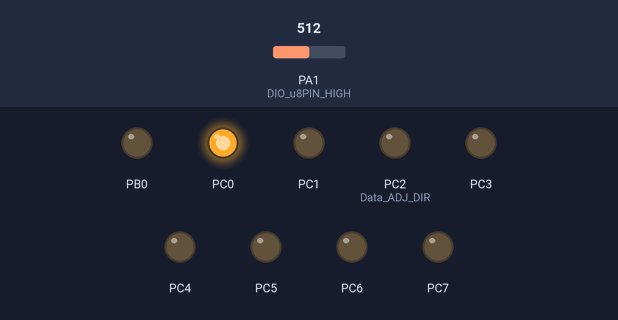
Bench run of a program on a simulated ATmega32, built with avr-gcc and emulated at 16 MHz. Parts: output pins drawn as LEDs (lit = HIGH). The test bench sets the inputs (shaded band); at power-on: PA1 (DIO_u8PIN_HIGH) = 512.

Above: at 1.2 s.
1.3 s: PA1 (DIO_u8PIN_HIGH) set to 0
At 1.8 s:
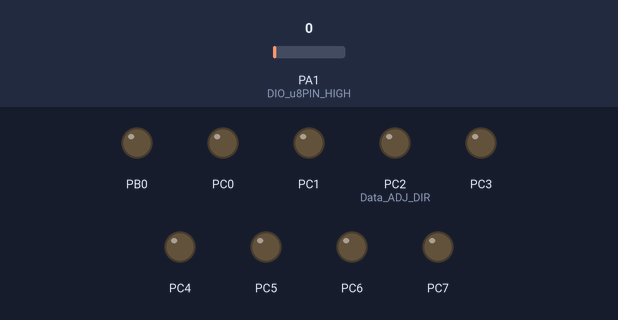
2.8 s: PA1 (DIO_u8PIN_HIGH) set to 18
At 4.2 s:
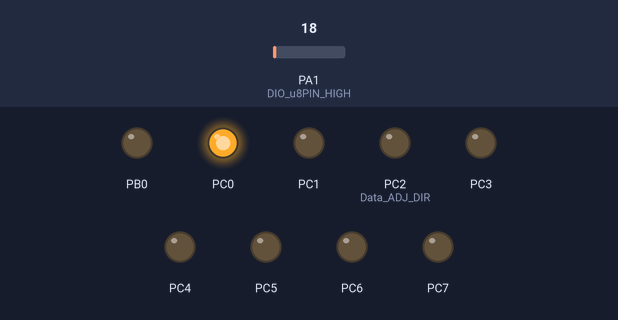
Timing chart, 0 to 5.8 s (numbered marks = the images above; inputs shaded):
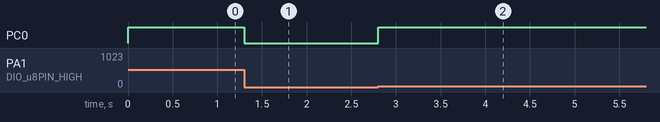

Measured:
- after the input at 1.3 s, PC0: HIGH → LOW at once
- after the input at 2.8 s, PC0: LOW → HIGH at once

The program:

main.c
```c
/*
 * ITI_Embedded.c
 *
 * Created: 11/12/2022 8:57:23 PM
 * Author : dell
 */
#define F_CPU 16000000UL
#include <util/delay.h>

#include "BIT_MATH.h"
#include "STD_TYPES.h"

#include "PORT_interface.h"
#include "DIO_Interface.h"
#include "ADC_Interface.h"
#include <avr/interrupt.h>
void ADC_NotFunc (void);

u16 APP_u16ADCReading;


int main(void)
{

	PORT_voidInit();
	ADC_voidInit();
    sei();
    while (1)
    {

		ADC_u8GetChannelReading_A_Synch(1,&APP_u16ADCReading,&ADC_NotFunc);


    }
}

void ADC_NotFunc (void)
{

	DIO_SetPortValue(DIO_u8PORTC,APP_u16ADCReading);

}
```

ADC_Config.h
```c
#ifndef ADC_CONFIG_H_
#define ADC_CONFIG_H_


/*1- ADC Enable
 * Selection 1 :Enable
 * Selection 2:Disable
 * */
#define ADC_Status Enable

/*2- Reference Voltage selection
 * Selection 1: External_Ref_Voltage
 * Selection 2: AVCC_Ref_Voltage
 * Selection 3:Internal_Ref_Voltage
 * */
#define Voltage_Selection  RefVoltage

/* 3- Data Adjustment Direction
 * Selection 1: Left Adjust
 * Selection 2: Right Adjust
 * */
#define Data_ADJ_DIR   LeftAdj

/* 4- Prescaler Selection
 * Selection 1: Prescaler2
 * Selection 2: Prescaler4
 * Selection 3: Prescaler8
 * Selection 4: Prescaler16
 * Selection 5: Prescaler32
 * Selection 6: Prescaler64
 * Selection 7: Prescaler128

 * */
#define Prescaler CLK_128


/*5- Interrupt Enable *
 * Selection 1: Enable
 * Selection 2:Disable
 * */

#define Interrupt Disable


#define ADC_u32TimeoutAvl  10000000000

#endif
```

ADC_Interface.h
```c
#ifndef ADC_INTERFACE_H_
#define ADC_INTERFACE_H_


typedef enum
{

Not_OK,
OK,
NULL_Pointer,
Busy_Func

}ADC_Error_State;


typedef enum
{
	Idel,
	Running

}ADC_eBusyState;


void ADC_voidInit(void);


ADC_Error_State ADC_u8GetChannelReadingSynch(u8 Copy_u8Channel , u16 * Copy_u16Reading);

ADC_Error_State ADC_u8GetChannelReading_A_Synch(u8 Copy_u8Channel , u16 * Copy_u16Reading , void (* Copy_pvNotificationFunc)(void) );


#endif
```

ADC_Private.h
```c
#ifndef ADC_PRIVATE_H_
#define ADC_PRIVATE_H_


/*Enable Selection*/

#define Disable                  1
#define Enable                   2

/*Voltage Max Selection*/

#define  RefVoltage           1
#define  AVCCVoltage          2
#define  InternalVoltage      3

/*Reading Adjust*/

#define RightAdj   1
#define LeftAdj    2


/*Prescaler Selection*/

#define CLK_2           1
#define CLK_4           2
#define CLK_8           3
#define CLK_16          4
#define CLK_32          5
#define CLK_64          6
#define CLK_128         7


#endif
```

ADC_Program.c
```c
#include "STD_TYPES.h"
#include "BIT_MATH.h"


#include "ADC_Interface.h"
#include "ADC_Private.h"
#include "ADC_Config.h"
#include "ADC_Register.h"

volatile static u16 * ADC_pu16Reading =NULL;
 static void (* ADC_pvCallBackNotificationFunc)(void) = NULL;

volatile ADC_eBusyState ADC_eState =Idel;

void ADC_voidInit()
{

	   /*Voltage Selection*/

	#if  Voltage_Selection == RefVoltage

	CLR_BIT(ADMUX,ADMUX_REFS0);
	CLR_BIT(ADMUX,ADMUX_REFS1);

	#elif Voltage_Selection == AVCCVoltage

	SET_BIT(ADMUX,ADMUX_REFS0);
	CLR_BIT(ADMUX,ADMUX_REFS1);

	#elif  Voltage_Selection == InternalVoltage

	SET_BIT(ADMUX,ADMUX_REFS0);
	SET_BIT(ADMUX,ADMUX_REFS1);

	#else

    #error "Undifiend Selection of Voltage_Selection"

	#endif

/**************************************************************/

	    /*Data Adjust Direction*/

	#if    Data_ADJ_DIR == LeftAdj

	CLR_BIT(ADMUX,ADMUX_ADLAR);

	#elif Data_ADJ_DIR == RightAdj

	SET_BIT(ADMUX,ADMUX_ADLAR);

	#else

	#error "Undifiend Selection of Data_ADJ_DIR"

	#endif

/**************************************************************/


     	/*Prescaler Selection*/

	#if    Prescaler == CLK_2

	SET_BIT(ADCSRA,ADCSRA_ADPS0);
	CLR_BIT(ADCSRA,ADCSRA_ADPS1);
	CLR_BIT(ADCSRA,ADCSRA_ADPS2);

	#elif   Prescaler == CLK_4

	CLR_BIT(ADCSRA,ADCSRA_ADPS0);
	SET_BIT(ADCSRA,ADCSRA_ADPS1);
	CLR_BIT(ADCSRA,ADCSRA_ADPS2);

	#elif   Prescaler == CLK_8

	SET_BIT(ADCSRA,ADCSRA_ADPS0);
	SET_BIT(ADCSRA,ADCSRA_ADPS1);
	CLR_BIT(ADCSRA,ADCSRA_ADPS2);

	#elif   Prescaler == CLK_16

	CLR_BIT(ADCSRA,ADCSRA_ADPS0);
	CLR_BIT(ADCSRA,ADCSRA_ADPS1);
	SET_BIT(ADCSRA,ADCSRA_ADPS2);

	#elif   Prescaler == CLK_32

	SET_BIT(ADCSRA,ADCSRA_ADPS0);
	CLR_BIT(ADCSRA,ADCSRA_ADPS1);
	SET_BIT(ADCSRA,ADCSRA_ADPS2);

	#elif   Prescaler == CLK_64

	CLR_BIT(ADCSRA,ADCSRA_ADPS0);
	SET_BIT(ADCSRA,ADCSRA_ADPS1);
	SET_BIT(ADCSRA,ADCSRA_ADPS2);

	#elif   Prescaler == CLK_128

	SET_BIT(ADCSRA,ADCSRA_ADPS0);
	SET_BIT(ADCSRA,ADCSRA_ADPS1);
	SET_BIT(ADCSRA,ADCSRA_ADPS2);


	#else

	#error "Undifiend Selection of Prescaler"

	#endif

/*******************************************************/

        /* ADC Status */

	#if   ADC_Status == Enable

	SET_BIT(ADCSRA,ADCSRA_ADEN);

	#elif ADC_Status == Disable

	CLR_BIT(ADCSRA,ADCSRA_ADEN);

	#else

	#error "Undifiend Selection of ADC_Status"

	#endif

/******************************************************/

         /* INTERUPT_Status */

	#if     Interrupt == Disable

	CLR_BIT(ADCSRA,ADCSRA_ADIE);

	#elif  Interrupt == Enable

	SET_BIT(ADCSRA,ADCSRA_ADIE);

	#else

	#error "Undifiend Selection of Interupt_Status"

    #endif

}


/*================================================================================*/


ADC_Error_State ADC_u8GetChannelReadingSynch(u8 Copy_u8Channel , u16 * Copy_u16Reading )
{
	ADC_Error_State Schy_state = OK ;

if(ADC_eState==Idel)
{
	if(Copy_u16Reading==NULL)
	{
		Schy_state=NULL_Pointer;

	}
	else
	{

		ADC_eState=Running;

	u32 Local_u32Counter=0;
	/*ADjust the Channel*/

	ADMUX&=0xE0;
	ADMUX|=Copy_u8Channel;

	/* Start Conversion */

	SET_BIT(ADCSRA,ADCSRA_ADSC);


	while(GET_BIT(ADCSRA,ADCSRA_ADIF)==0  && (Local_u32Counter != ADC_u32TimeoutAvl))
	{

		Local_u32Counter++;

	}
	if(Local_u32Counter == ADC_u32TimeoutAvl)
	{
		Schy_state=Not_OK;
	}
	else
	{
		/*Clear Flag of conversion complete Flag*/

		SET_BIT(ADCSRA,ADCSRA_ADIF);

		/*Return the Reading*/

		*Copy_u16Reading=ADCL | (u16)ADCH<<8;

		/*ADC finshed return it to IDEL state*/
		ADC_eState=Idel;

	}


  }
}
else
{
	Schy_state=Busy_Func;

}
	return Schy_state;

}


/*=======================================================================*/


ADC_Error_State ADC_u8GetChannelReading_A_Synch(u8 Copy_u8Channel , u16 * Copy_u16Reading , void (* Copy_pvNotificationFunc)(void) )
{
	ADC_Error_State Aschy_state=OK;

if(ADC_eState==Idel)
{


	if(Copy_u16Reading==NULL  ||  Copy_pvNotificationFunc==NULL)
	{
		Aschy_state=NULL_Pointer;
	}
	else
	{
		ADC_eState=Running;

		ADC_pu16Reading = Copy_u16Reading;

		ADC_pvCallBackNotificationFunc = Copy_pvNotificationFunc;


		/*ADjust the Channel*/
		ADMUX&=0xE0;
		ADMUX|=Copy_u8Channel;

		/* Start Conversion */
		SET_BIT(ADCSRA,ADCSRA_ADSC);

		/* Enable Interrupt of ADC */
		SET_BIT(ADCSRA,ADCSRA_ADIE);


	}
}

else
{
Aschy_state=Busy_Func;
}


	return Aschy_state;
}


void __vector_16 (void) __attribute__((signal));
void __vector_16 (void)
{

	/*Reading of ADC*/
	*ADC_pu16Reading=ADCL || (u16)ADCH<<8 ;


	/*ADC_state is Idel because ADC finshed conversion*/
	ADC_eState=Idel;

	/*Invoke the CAll back Func*/
	ADC_pvCallBackNotificationFunc();  //do any thing in this Func After the adc conversion finished

	/*Disable ADC conversion complete*/
	CLR_BIT(ADCSRA,ADCSRA_ADIE);

}
```

ADC_Register.h
```c
#ifndef ADC_REGISTER_H_
#define  ADC_REGISTER_H_
//#include "STD_TYPES.h"

#define ADMUX     *((volatile u8*)0x27)

#define ADMUX_REFS1    7
#define ADMUX_REFS0    6
#define ADMUX_ADLAR    5
#define ADMUX_MUX4     4
#define ADMUX_MUX3     3
#define ADMUX_MUX2     2
#define ADMUX_MUX1     1
#define ADMUX_MUX0     0

#define ADCSRA     *((volatile u8*)0x26)

#define ADCSRA_ADEN     7
#define ADCSRA_ADSC     6
#define ADCSRA_ADATE    5
#define ADCSRA_ADIF     4
#define ADCSRA_ADIE     3
#define ADCSRA_ADPS2    2
#define ADCSRA_ADPS1    1
#define ADCSRA_ADPS0    0

#define ADCL       *((volatile u8*)0x24)
#define ADCH       *((volatile u8*)0x25)

#define SFIOR_REG  *((volatile u8 *)0X50)

#endif
```

BIT_MATH.h
```c
#ifndef _BIT_MATH_H
#define _BIT_MATH_H

#define SET_BIT(VAR,BITNO) (VAR) |=  (1 << (BITNO))
#define CLR_BIT(VAR,BITNO) (VAR) &= ~(1 << (BITNO))
#define TOG_BIT(VAR,BITNO) (VAR) ^=  (1 << (BITNO))
#define GET_BIT(VAR,BITNO) (((VAR) >> (BITNO)) & 0x01)


#endif
```

DIO_Interface.h
```c
#ifndef _DIO_INT_H
#define _DIO_INT_H

/* Port Defines */
#define DIO_u8PORTA    0
#define DIO_u8PORTB    1
#define DIO_u8PORTC    2
#define DIO_u8PORTD    3

/* PIN Defines */
#define DIO_u8PIN0   0
#define DIO_u8PIN1   1
#define DIO_u8PIN2   2
#define DIO_u8PIN3   3
#define DIO_u8PIN4   4
#define DIO_u8PIN5   5
#define DIO_u8PIN6   6
#define DIO_u8PIN7   7


/* PIN Value Options */
#define DIO_u8PIN_HIGH   1
#define DIO_u8PIN_LOW    0


/* PORT Value Options */
#define DIO_u8PORT_LOW     0
#define DIO_u8PORT_HIGH    0xff

/* IO Pins */
void DIO_SetPinValue(u8 u8PortIdCopy , u8 u8PinIdCopy, u8 u8PinValCopy);

u8 DIO_GetPinValue(u8 u8PortIdCopy, u8 u8PinIdCopy);

/* Function Set_PinDirection() & Set_PortDirection() are removed from here after inplementing PORT Initialization Driver */

/* IO Ports */
void DIO_SetPortValue     (u8 u8PortId, u8 u8PortVal);

#endif
```

DIO_Program.c
```c
#include "STD_TYPES.h"
#include "BIT_MATH.h"

#include "DIO_Interface.h"
#include "DIO_Register.h"

/* IO Pins */
void DIO_SetPinValue(u8 u8PortIdCopy , u8 u8PinIdCopy, u8 u8PinValCopy)
{
	/* Make sure that the Port ID and Pin ID are in the valid range */ /*for protection*/
	if ((u8PortIdCopy <= DIO_u8PORTD) && (u8PinIdCopy <= DIO_u8PIN7))
	{
		if (u8PinValCopy == DIO_u8PIN_HIGH)
		{
			/* Check on the Required PORT Number */
			switch (u8PortIdCopy)
			{
			case DIO_u8PORTA: SET_BIT(PORTA_Register,u8PinIdCopy); break;
			case DIO_u8PORTB: SET_BIT(PORTB_Register,u8PinIdCopy); break;
			case DIO_u8PORTC: SET_BIT(PORTC_Register,u8PinIdCopy); break;
			case DIO_u8PORTD: SET_BIT(PORTD_Register,u8PinIdCopy); break;
			}

		}

		else if (u8PinValCopy == DIO_u8PIN_LOW)
		{
			/* Check on the Required PORT Number */
			switch (u8PortIdCopy)
			{
			case DIO_u8PORTA: CLR_BIT(PORTA_Register,u8PinIdCopy); break;
			case DIO_u8PORTB: CLR_BIT(PORTB_Register,u8PinIdCopy); break;
			case DIO_u8PORTC: CLR_BIT(PORTC_Register,u8PinIdCopy); break;
			case DIO_u8PORTD: CLR_BIT(PORTD_Register,u8PinIdCopy); break;
			}
		}

		else
		{
			/* Do nothing, Wrong value to set */
		}
	}

	else
	{
		/* Do nothing, Error in the Pin ID or PORT ID */
	}
}

u8 DIO_GetPinValue(u8 u8PortIdCopy, u8 u8PinIdCopy)
{
	/* Define Local Variable to get the BIT Value */
	u8 u8ResultLocal=0;
	/* Make sure that the Port ID and Pin ID are in the valid range */
	if ((u8PortIdCopy <= DIO_u8PORTD) && (u8PinIdCopy <= DIO_u8PIN7))
	{
		/* Check on the Required PORT Number */
		switch (u8PortIdCopy)
		{
		case DIO_u8PORTA: u8ResultLocal= GET_BIT(PINA_Register,u8PinIdCopy); break;
		case DIO_u8PORTB: u8ResultLocal= GET_BIT(PINB_Register,u8PinIdCopy); break;
		case DIO_u8PORTC: u8ResultLocal= GET_BIT(PINC_Register,u8PinIdCopy); break;
		case DIO_u8PORTD: u8ResultLocal= GET_BIT(PIND_Register,u8PinIdCopy); break;
		}
	}

	else
	{
		/* return 0xff in case of error in the Pin ID or PORT ID */
		u8ResultLocal = 0xFF;
	}

	return u8ResultLocal;
}


/* IO Ports */
void DIO_SetPortValue (u8 u8PortId, u8 u8PortVal)
{
	/* Check on the Required PORT Number */
	switch (u8PortId)
	{
	case     DIO_u8PORTA: PORTA_Register = u8PortVal; break;
	case     DIO_u8PORTB: PORTB_Register = u8PortVal; break;
	case     DIO_u8PORTC: PORTC_Register = u8PortVal; break;
	case     DIO_u8PORTD: PORTD_Register = u8PortVal; break;
	default: /* Wrong Port ID */        break;
	}
}
```

DIO_Register.h
```c
#ifndef _DIO_REG_H
#define _DIO_REG_H

/* Group A Registers */
#define PORTA_Register  *((volatile u8*)0x3B)
#define PINA_Register   *((volatile u8*)0x39)

/* Group B Registers */
#define PORTB_Register  *((volatile u8*)0x38)
#define PINB_Register   *((volatile u8*)0x36)

/* Group C Registers */
#define PORTC_Register  *((volatile u8*)0x35)
#define PINC_Register   *((volatile u8*)0x33)

/* Group D Registers */
#define PORTD_Register  *((volatile u8*)0x32)
#define PIND_Register   *((volatile u8*)0x30)


#endif
```

PORT_config.h
```c
#ifndef PORT_CONFIG_H_
#define PORT_CONFIG_H_

/* Choose: 0 for Input
		   1 for OUTPUT  */

#define PORTA_PIN0_DIR		   0
#define PORTA_PIN1_DIR         0
#define PORTA_PIN2_DIR         0
#define PORTA_PIN3_DIR         0
#define PORTA_PIN4_DIR         0
#define PORTA_PIN5_DIR         0
#define PORTA_PIN6_DIR         0
#define PORTA_PIN7_DIR         0

#define PORTB_PIN0_DIR		   1
#define PORTB_PIN1_DIR         0
#define PORTB_PIN2_DIR         0
#define PORTB_PIN3_DIR         0
#define PORTB_PIN4_DIR         0
#define PORTB_PIN5_DIR         0
#define PORTB_PIN6_DIR         0
#define PORTB_PIN7_DIR         0

#define PORTC_PIN0_DIR		   1
#define PORTC_PIN1_DIR         1
#define PORTC_PIN2_DIR         1
#define PORTC_PIN3_DIR         1
#define PORTC_PIN4_DIR         1
#define PORTC_PIN5_DIR         1
#define PORTC_PIN6_DIR         1
#define PORTC_PIN7_DIR         1

#define PORTD_PIN0_DIR		   0
#define PORTD_PIN1_DIR         0
#define PORTD_PIN2_DIR         0
#define PORTD_PIN3_DIR         0
#define PORTD_PIN4_DIR         0
#define PORTD_PIN5_DIR         0
#define PORTD_PIN6_DIR         0
#define PORTD_PIN7_DIR         0


/*Setting PIN VALUE :
	if Pin is Output : Choose : 1 > for HIGH
								0 > for  LOW

	if Pin is INPUT  : Choose : 1 > for activating PULL UP : In this state, the DIO pin has 2 states only, 0 when connected to GND,
									1 when connected to VCC or when not connected to anything
								0 > for floating Input ,, In this state, the DIO pin has 3 states  :  0 when connected to GND,
								    1 when connected to VCC, floating when not connected to anything which may be read as 0 or as 1*/

#define PORTA_PIN0_INITIAL_VAL		   0
#define PORTA_PIN1_INITIAL_VAL         0
#define PORTA_PIN2_INITIAL_VAL         0
#define PORTA_PIN3_INITIAL_VAL         0
#define PORTA_PIN4_INITIAL_VAL         0
#define PORTA_PIN5_INITIAL_VAL         0
#define PORTA_PIN6_INITIAL_VAL         0
#define PORTA_PIN7_INITIAL_VAL         0

#define PORTB_PIN0_INITIAL_VAL		   0
#define PORTB_PIN1_INITIAL_VAL         0
#define PORTB_PIN2_INITIAL_VAL         0
#define PORTB_PIN3_INITIAL_VAL         0
#define PORTB_PIN4_INITIAL_VAL         0
#define PORTB_PIN5_INITIAL_VAL         0
#define PORTB_PIN6_INITIAL_VAL         0
#define PORTB_PIN7_INITIAL_VAL         0

#define PORTC_PIN0_INITIAL_VAL		   0
#define PORTC_PIN1_INITIAL_VAL         0
#define PORTC_PIN2_INITIAL_VAL         0
#define PORTC_PIN3_INITIAL_VAL         0
#define PORTC_PIN4_INITIAL_VAL         0
#define PORTC_PIN5_INITIAL_VAL         0
#define PORTC_PIN6_INITIAL_VAL         0
#define PORTC_PIN7_INITIAL_VAL         0

#define PORTD_PIN0_INITIAL_VAL		   0
#define PORTD_PIN1_INITIAL_VAL         0
#define PORTD_PIN2_INITIAL_VAL         0
#define PORTD_PIN3_INITIAL_VAL         0
#define PORTD_PIN4_INITIAL_VAL         0
#define PORTD_PIN5_INITIAL_VAL         0
#define PORTD_PIN6_INITIAL_VAL         0
#define PORTD_PIN7_INITIAL_VAL         0

#endif
```

PORT_interface.h
```c
#ifndef PORT_INTERFACE_H_
#define PORT_INTERFACE_H_


void PORT_voidInit(void);

#endif
```

PORT_private.h
```c
#ifndef PORT_PRIVATE_H_
#define PORT_PRIVATE_H_

#define  CONC(b7,b6,b5,b4,b3,b2,b1,b0)          CONC_HELPER(b7,b6,b5,b4,b3,b2,b1,b0)
#define  CONC_HELPER(b7,b6,b5,b4,b3,b2,b1,b0)	0b##b7##b6##b5##b4##b3##b2##b1##b0

#define PORTA_DIR   CONC(PORTA_PIN7_DIR,PORTA_PIN6_DIR,PORTA_PIN5_DIR,PORTA_PIN4_DIR,PORTA_PIN3_DIR,PORTA_PIN2_DIR,PORTA_PIN1_DIR,PORTA_PIN0_DIR)
#define PORTB_DIR   CONC(PORTB_PIN7_DIR,PORTB_PIN6_DIR,PORTB_PIN5_DIR,PORTB_PIN4_DIR,PORTB_PIN3_DIR,PORTB_PIN2_DIR,PORTB_PIN1_DIR,PORTB_PIN0_DIR)
#define PORTC_DIR   CONC(PORTC_PIN7_DIR,PORTC_PIN6_DIR,PORTC_PIN5_DIR,PORTC_PIN4_DIR,PORTC_PIN3_DIR,PORTC_PIN2_DIR,PORTC_PIN1_DIR,PORTC_PIN0_DIR)
#define PORTD_DIR   CONC(PORTD_PIN7_DIR,PORTD_PIN6_DIR,PORTD_PIN5_DIR,PORTD_PIN4_DIR,PORTD_PIN3_DIR,PORTD_PIN2_DIR,PORTD_PIN1_DIR,PORTD_PIN0_DIR)


#define PORTA_INITIAL_VAL   CONC(PORTA_PIN7_INITIAL_VAL,PORTA_PIN6_INITIAL_VAL,PORTA_PIN5_INITIAL_VAL,PORTA_PIN4_INITIAL_VAL,PORTA_PIN3_INITIAL_VAL,PORTA_PIN2_INITIAL_VAL,PORTA_PIN1_INITIAL_VAL,PORTA_PIN0_INITIAL_VAL)
#define PORTB_INITIAL_VAL   CONC(PORTB_PIN7_INITIAL_VAL,PORTB_PIN6_INITIAL_VAL,PORTB_PIN5_INITIAL_VAL,PORTB_PIN4_INITIAL_VAL,PORTB_PIN3_INITIAL_VAL,PORTB_PIN2_INITIAL_VAL,PORTB_PIN1_INITIAL_VAL,PORTB_PIN0_INITIAL_VAL)
#define PORTC_INITIAL_VAL   CONC(PORTC_PIN7_INITIAL_VAL,PORTC_PIN6_INITIAL_VAL,PORTC_PIN5_INITIAL_VAL,PORTC_PIN4_INITIAL_VAL,PORTC_PIN3_INITIAL_VAL,PORTC_PIN2_INITIAL_VAL,PORTC_PIN1_INITIAL_VAL,PORTC_PIN0_INITIAL_VAL)
#define PORTD_INITIAL_VAL   CONC(PORTD_PIN7_INITIAL_VAL,PORTD_PIN6_INITIAL_VAL,PORTD_PIN5_INITIAL_VAL,PORTD_PIN4_INITIAL_VAL,PORTD_PIN3_INITIAL_VAL,PORTD_PIN2_INITIAL_VAL,PORTD_PIN1_INITIAL_VAL,PORTD_PIN0_INITIAL_VAL)

#endif
```

PORT_program.c
```c
#include "STD_TYPES.h"

#include "PORT_config.h"  /* Must come First B. private.h file depends ON IT .. */
#include "PORT_private.h"
#include "PORT_interface.h"
#include "PORT_register.h"

void PORT_voidInit(void){

	DDRA_Register = PORTA_DIR;
	DDRB_Register = PORTB_DIR;
	DDRC_Register = PORTC_DIR;
	DDRD_Register = PORTD_DIR;

	PORTA_Register = PORTA_INITIAL_VAL;
	PORTB_Register = PORTB_INITIAL_VAL;
	PORTC_Register = PORTC_INITIAL_VAL;
	PORTD_Register = PORTD_INITIAL_VAL;
}
```

PORT_register.h
```c
#ifndef PORT_REGISTER_H_
#define PORT_REGISTER_H_


#define DDRA_Register   *((volatile u8*)0x3A)
#define DDRB_Register   *((volatile u8*)0x37)
#define DDRC_Register   *((volatile u8*)0x34)
#define DDRD_Register   *((volatile u8*)0x31)

#define PORTA_Register  *((volatile u8*)0x3B)
#define PORTB_Register  *((volatile u8*)0x38)
#define PORTC_Register  *((volatile u8*)0x35)
#define PORTD_Register  *((volatile u8*)0x32)


#endif
```

STD_TYPES.h
```c
#ifndef _STD_TYPES_H
#define _STD_TYPES_H

typedef unsigned char u8;
typedef unsigned short int u16;
typedef unsigned long  int u32;

typedef signed char s8;
typedef signed short int s16;
typedef signed long  int s32;

typedef float  f32;
typedef double f64;

#define NULL 0

#endif
```
